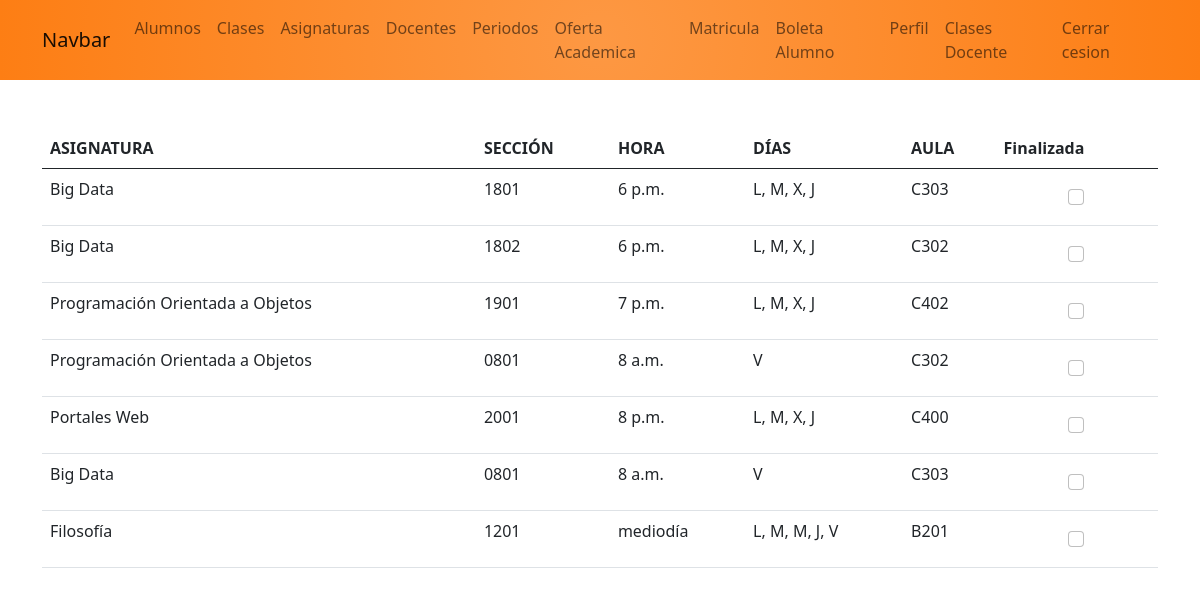
/academico/clasesdocente/, run on an earlier commit of the app's database.
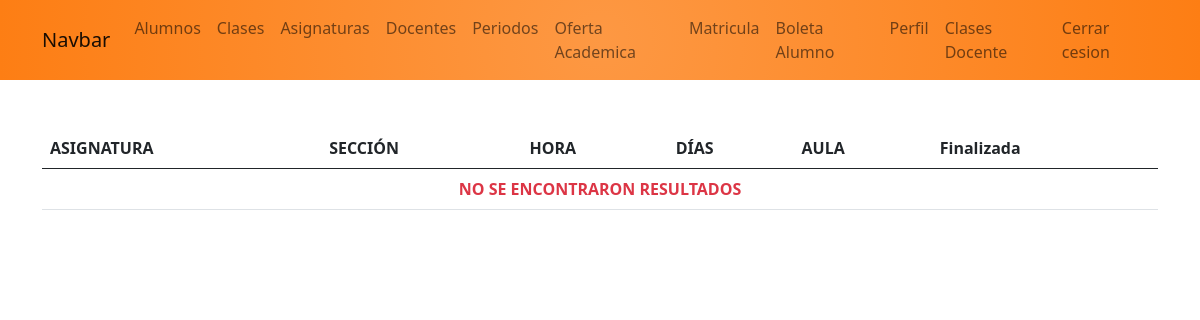
And on a later commit of the database.
### app_academico/models.py (models this page shows, shortened)
class Clase(models.Model):
    asignatura = models.ForeignKey(Asignatura, on_delete=models.CASCADE)
    seccion = models.CharField(max_length=4)
    hora = models.TimeField()
    duracion = models.IntegerField(default=1)
    dias = models.CharField(max_length=25)
    aula = models.CharField(max_length=20)
    cupos = models.SmallIntegerField(default=10)
    room = models.URLField(null=True, blank=True)
    fecha_inicio = models.DateField(null=True)
    fecha_finalizacion = models.DateField(null=True)
    docente = models.ForeignKey(Docente, on_delete=models.CASCADE, null=True, blank=True)
    alumnos = models.ManyToManyField(Alumno, blank=True, through='NotasClase')
    finalizada = models.BooleanField(default=False)

class Asignatura(models.Model):
    nombre = models.CharField(max_length=50)
    descripcion = models.TextField(default="Descripción pendiente")
    creditos = models.IntegerField(default=3)
    def __str__(self):
        return f'{self.nombre}'

### app_academico/views.py (the view)
# urls.py: path('clasesdocente/', views.clasesdocente, name='clasesdocente'),
def clasesdocente(request):
    clases = Clase.objects.all().filter(docente__user=request.user.id)
    ctx = {
        'clases': clases
    }
    return render(request, 'academico/clasesdocente.html', ctx)

### app_academico/templates/academico/clasesdocente.html (shortened to what this page needs)
{% extends "base.html" %}
{% block container %}
    <table class="table table-hover">
        <thead>
            <tr>
                <th>ASIGNATURA</th>
                <th>SECCIÓN</th>
                <th>HORA</th>
                <th>DÍAS</th>
                <th>AULA</th>
                <th>Finalizada</th>
            </tr>
        </thead>
        <tbody>
            {% for c in clases %}
                <tr>
                    <td>{{ c.asignatura }}</td>
                    <td>{{ c.seccion }}</td>
                    <td>{{ c.hora }}</td>
                    <td>{{ c.dias}}</td>
                    <td>{{ c.aula}}</td>
                    <td class="text-center">
                    <div class="form-check mb-2 mt-2" style="padding-left: 5.5em;">
                        <input class="form-check-input" type="checkbox" value="{{c.finalizada}}" name="estado" id="estado">
                    </div>
                </tr>
            {% empty %}
                <tr>
                    <td colspan="7" class="text-danger text-center fw-bold">NO SE ENCONTRARON RESULTADOS</td>
                </tr>
            {% endfor %}
        </tbody>
    </table>
{% endblock %}

What changed in the data, as far as the page shows it:
removed Clase: asignatura "Big Data", seccion "1801", hora "6 p.m.", dias "L, M, X, J", aula "C303"
removed Clase: asignatura "Big Data", seccion "1802", hora "6 p.m.", dias "L, M, X, J", aula "C302"
removed Clase: asignatura "Programación Orientada a Objetos", seccion "1901", hora "7 p.m.", dias "L, M, X, J", aula "C402"
removed Clase: asignatura "Programación Orientada a Objetos", seccion "0801", hora "8 a.m.", dias "V", aula "C302"
removed Clase: asignatura "Portales Web", seccion "2001", hora "8 p.m.", dias "L, M, X, J", aula "C400"
removed Clase: asignatura "Big Data", seccion "0801", hora "8 a.m.", dias "V", aula "C303"
removed Clase: asignatura "Filosofía", seccion "1201", hora "mediodía", dias "L, M, M, J, V", aula "B201"
Also different on the page:
text now shown: "NO SE ENCONTRARON RESULTADOS"
